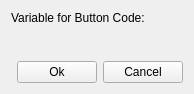
<?xml version="1.0" encoding="UTF-8"?>
<ui version="4.0">
 <class>ButtonInputProcessingDialog</class>
 <widget class="QWidget" name="ButtonInputProcessingDialog">
  <property name="windowModality">
   <enum>Qt::ApplicationModal</enum>
  </property>
  <property name="geometry">
   <rect>
    <x>0</x>
    <y>0</y>
    <width>194</width>
    <height>94</height>
   </rect>
  </property>
  <property name="windowTitle">
   <string>Button Input Processing</string>
  </property>
  <layout class="QGridLayout" name="gridLayout">
   <item row="1" column="0">
    <widget class="SwitchVariableWidget" name="widget_variable" native="true"/>
   </item>
   <item row="3" column="0">
    <layout class="QHBoxLayout" name="horizontalLayout">
     <item>
      <spacer name="horizontalSpacer">
       <property name="orientation">
        <enum>Qt::Horizontal</enum>
       </property>
       <property name="sizeHint" stdset="0">
        <size>
         <width>40</width>
         <height>20</height>
        </size>
       </property>
      </spacer>
     </item>
     <item>
      <widget class="QPushButton" name="button_ok">
       <property name="text">
        <string>Ok</string>
       </property>
      </widget>
     </item>
     <item>
      <widget class="QPushButton" name="button_cancel">
       <property name="text">
        <string>Cancel</string>
       </property>
      </widget>
     </item>
    </layout>
   </item>
   <item row="0" column="0">
    <widget class="QLabel" name="label">
     <property name="text">
      <string>Variable for Button Code:</string>
     </property>
    </widget>
   </item>
   <item row="2" column="0">
    <spacer name="verticalSpacer">
     <property name="orientation">
      <enum>Qt::Vertical</enum>
     </property>
     <property name="sizeHint" stdset="0">
      <size>
       <width>20</width>
       <height>40</height>
      </size>
     </property>
    </spacer>
   </item>
  </layout>
 </widget>
 <customwidgets>
  <customwidget>
   <class>SwitchVariableWidget</class>
   <extends>QWidget</extends>
   <header>dialogs/switchvariablewidget.h</header>
   <container>1</container>
  </customwidget>
 </customwidgets>
 <resources/>
 <connections/>
</ui>
